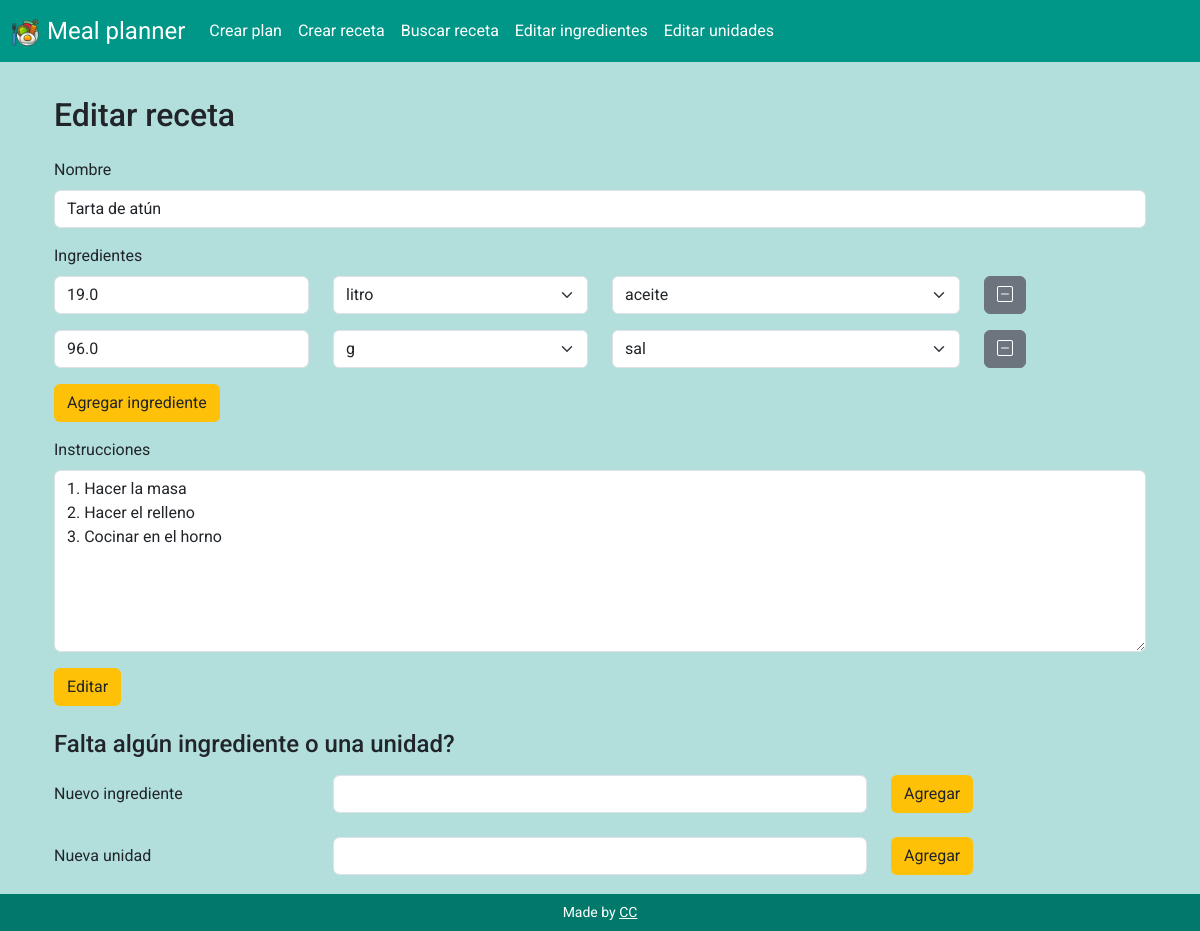
The page /edit_recipe?recipe_id=1 on the database its author committed.
### tables this page shows
CREATE TABLE recipes (id INTEGER PRIMARY KEY AUTOINCREMENT NOT NULL, name TEXT NOT NULL, instructions TEXT NOT NULL);

CREATE TABLE ing_used (recipe_id INTEGER NOT NULL, ing_id INTEGER NOT NULL, quantity FLOAT NOT NULL, unit_id INTEGER NOT NULL, FOREIGN KEY (recipe_id) REFERENCES recipes(id), FOREIGN KEY (ing_id) REFERENCES ingredients(id), FOREIGN KEY (unit_id) REFERENCES units(id));

### app.py (the view)
@app.route("/edit_recipe", methods=["GET", "POST"])
def edit_recipe():
    if request.method == "POST":
        result = request.form
        recipe_id = request.form.get("recipe_id")
        recipe_name = request.form.get("recipe_name")
        if not recipe_name:
            return render_template('result.html', msg = "Please complete a recipe name")
        recipe_name = recipe_name.capitalize()
        instructions = request.form.get("recipe_instructions")
        if not instructions:
            return render_template('result.html', msg = "Please complete instructions for the recipe")
        try:
            with sqlite3.connect('meal_planner.db') as con:
                cur = con.cursor()
                cur.execute("UPDATE recipes SET name = ?, instructions = ? WHERE id = ?", (recipe_name, instructions, recipe_id))
                cur.execute("DELETE FROM ing_used WHERE recipe_id = ?", (recipe_id,))
                query_values = {}
                for input_name, input_value in result.items():
                    if input_name != "recipe_name" and input_name != "recipe_instructions" and input_name != "recipe_id":
                        number = input_name.split("_")[1]
                        category = input_name.split("_")[0]
                        if number not in query_values:
                            query_values[number] = [recipe_id, None, None, None]
                        if category == "ingredient":
                            query_values[number][1] = input_value
                        if category == "quantity":
                            query_values[number][2] = input_value
                        if category == "unit":
                            query_values[number][3] = input_value
                for row in query_values.values():
                    cur.execute("INSERT INTO ing_used (recipe_id, ing_id, quantity, unit_id) VALUES (?,?,?,?)", tuple(row))
                con.commit()
                msg = "Record successfully edited in the database"
        except Exception as e:
            con.rollback()
            msg = "Please try again. There was an error in the UPDATE: " + str(e)
        finally:
            con.close()
            return render_template('result.html', msg=msg)
    else:
        recipe_id = request.args.get("recipe_id")
        return display_edit_recipe(recipe_id)

### app.py (called while the page is built)
def db_connect():
    con = sqlite3.connect("meal_planner.db")
    con.row_factory = sqlite3.Row
    cur = con.cursor()
    return cur

def db_close(con):
    con.close()

@app.after_request
def after_request(response):
    response.headers["Cache-Control"] = "no-cache, no-store, must-revalidate"
    response.headers["Expires"] = 0
    response.headers["Pragma"] = "no-cache"
    return response

def display_edit_recipe(edited_recipe_id):
        cur = db_connect()
        cur.execute("SELECT * FROM recipes WHERE id = ?", (edited_recipe_id,))
        recipe = cur.fetchall()
        cur.execute("SELECT * FROM ingredients ORDER BY name ASC")
        ingredients = cur.fetchall()
        cur.execute("SELECT * FROM units ORDER BY name ASC")
        units = cur.fetchall()
        cur.execute("SELECT ing_used.quantity, ingredients.name AS ing_name, ingredients.id AS ing_id, units.name AS unit_name, units.id AS unit_id FROM ing_used JOIN ingredients ON ingredients.id = ing_used.ing_id JOIN units ON units.id = ing_used.unit_id WHERE ing_used.recipe_id = ?", (edited_recipe_id,))
        ing_used = cur.fetchall()
        db_close(cur)
        return render_template("edit_recipe.html", recipe=recipe, ing_used=ing_used, ingredients=ingredients, units=units)

### templates/edit_recipe.html (shortened to what this page needs)
{% extends "layout.html" %}
{% block main %}
<div class="container-fluid">
    <h2 class="pb-3">Editar receta</h2>
    <form action="/edit_recipe" method="post" class="mb-4">
        <div class="mb-3">
            <label for="recipe_name" class="form-label">Nombre</label>
            <input autofocus type="text" class="form-control" id="recipe_name" name="recipe_name"
                value="{{ recipe[0]['name'] }}">
        </div>
        <section id="ingredients">
            <p class="form-label">Ingredientes</p>
            {% for ing in ing_used %}
            <div class="row mb-2" id="ing_{{ loop.index }}">
                <div class="col-sm-3 mb-2">
                    <input type="number" class="form-control" id="quantity_{{ loop.index }}" placeholder="Cantidad"
                        name="quantity_{{ loop.index }}" value="{{ ing["quantity"] }}" min="0" step="0.01">
                </div>
                <div class="col-sm-3 mb-2">
                    <select class="form-select  select-units" id="unit_{{ loop.index }}" name="unit_{{ loop.index }}">
                        {% for unit in units %}
                        {% if unit['id'] == ing['unit_id'] %}
                        <option value="{{unit['id']}}" selected>{{unit["name"]}}</option>
                        {% else %}
                        <option value="{{unit['id']}}">{{unit["name"]}}</option>
                        {% endif %}
                        {% endfor %}
                    </select>
                </div>
                <div class="col-sm-4 mb-2">
                    <select class="form-select select-ingredients" id="ingredient_{{ loop.index }}"
                        name="ingredient_{{ loop.index }}">
                        {% for ingredient in ingredients %}
                            {% if ingredient['id'] == ing['ing_id'] %}
                            <option value="{{ingredient['id']}}" selected>{{ingredient["name"]}}</option>
                            {% else %}
                            <option value="{{ingredient['id']}}">{{ingredient["name"]}}</option>
                            {% endif %}
                        {% endfor %}
                    </select>
                </div>
                <div class="col-auto mb-2">
                    <button type="button" class="btn btn-secondary minus-button" id="remove_ing_input_{{ loop.index }}">
                        <i class="bi bi-dash-square" id="remove_icon_{{ loop.index }}"></i>
                    </button>
                </div>
            </div>
            {% endfor %}
        </section>
        <button type="button" class="btn btn-color mb-3" id="add_ing_input">Agregar ingrediente</button>
        <div class="mb-3">
            <label for="recipe_instructions" class="form-label">Instrucciones</label>
            <textarea rows="7" class="form-control" id="recipe_instructions"
                name="recipe_instructions">{{ recipe[0]['instructions']}}</textarea>
        </div>
        <button type="submit" class="btn btn-color">Editar</button>
    </form>
    <h4 class="mb-3">Falta algún ingrediente o una unidad?</h4>
    <form action="/create_ingredient" method="post" id="new_ing_form">
        <div class="row mb-3">
            <div class="col-sm-3 mb-2">
                <label for="new_ing" class="col-form-label">Nuevo ingrediente</label>
            </div>
            <div class="col-sm-6  mb-2">
                <input type="text" class="form-control" id="new_ing" name="new_ing">
            </div>
            <div class="col-auto mb-2">
                <button class="btn btn-color">Agregar</button>
            </div>
        </div>
    </form>
    <form action="/create_unit" method="post" id="new_unit_form">
        <div class="row mb-3 align-items-start">
            <div class="col-sm-3 mb-2">
                <label for="new_unit" class="col-form-label">Nueva unidad</label>
            </div>
            <div class="col-sm-6 mb-2">
                <input type="text" class="form-control" id="new_unit" name="new_unit">
            </div>
            <div class="col-auto mb-2">
                <button class="btn btn-color">Agregar</button>
            </div>
        </div>
    </form>
</div>
{% endblock %}

### static/styles.css (style rules this page uses)
body { background-color: #b2dfdb; font-family: "Roboto", Verdana, Tahoma, Verdana, sans-serif; }
.btn-color { background-color: #ffc107; }

### rows shown on the page
recipes: recipe_name "Tarta de atún", recipe_instructions "1. Hacer la masa 2. Hacer el relleno 3. Cocinar en el horno"
ing_used: quantity "19.0"
ing_used: quantity "96.0"

### other values the page prints
form field value "litro"
form field value "aceite"
form field value "g"
form field value "sal"
